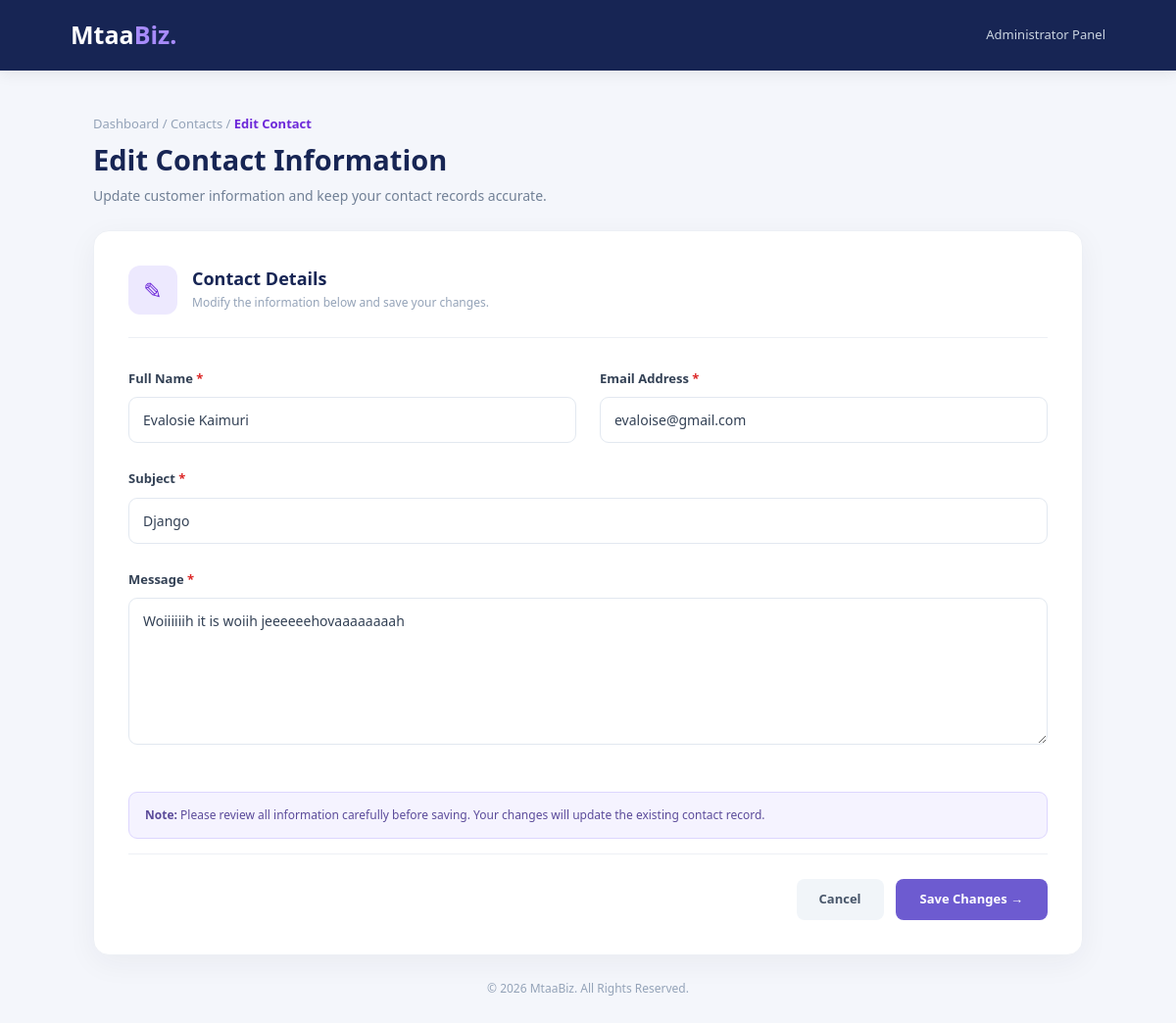
Page /edit/2/ on the committed database.
### myapp/models.py (models this page shows, shortened)
class Contact(models.Model):
     name = models.CharField(max_length=50)
     email = models.EmailField(blank=True, null=True)
     subject = models.CharField(max_length=50)
     message = models.TextField()

### myapp/views.py (the view, shortened to what this page needs)
# urls.py: path('edit/<int:id>/', views.edit, name='edit'),
def edit(request, id):
    editappointment = get_object_or_404(Contact, id=id)
    return render(request, 'edit.html', {
        'editappointment': editappointment
    })

### templates/edit.html (shortened to what this page needs)
<!DOCTYPE html>
<html lang="en">
<head>
    {% load static %}
    <link rel="stylesheet" href="{% static 'assets/vendor/bootstrap/css/bootstrap.min.css' %}">
</head>
<body>
    <nav class="navbar">
        <a href="/show" class="brand">
            Mtaa<span>Biz.</span>
        </a>
        <span class="admin-label">
            Administrator Panel
        </span>
    </nav>
    <div class="main-container">
        <div class="page-heading">
            <div class="breadcrumb-text">
                Dashboard / Contacts / <span>Edit Contact</span>
            </div>
            <h1>Edit Contact Information</h1>
            <p>
                Update customer information and keep your contact records accurate.
            </p>
        </div>
        <div class="form-card">
            <div class="form-header">
                <div class="form-icon">
                    ✎
                </div>
                <div>
                    <h4>Contact Details</h4>
                    <p>
                        Modify the information below and save your changes.
                    </p>
                </div>
            </div>
            <form method="POST">
                <div class="row">
                    <div class="col-md-6 form-group">
                        <label for="name-field" class="form-label">
                            Full Name <span class="required">*</span>
                        </label>
                        <input
                            type="text"
                            name="name"
                            id="name-field"
                            class="form-control"
                            placeholder="Enter full name"
                            value="{{ editappointment.name }}"
                            required
                        >
                    </div>
                    <div class="col-md-6 form-group">
                        <label for="email-field" class="form-label">
                            Email Address <span class="required">*</span>
                        </label>
                        <input
                            type="email"
                            name="email"
                            id="email-field"
                            class="form-control"
                            placeholder="Enter email address"
                            value="{{ editappointment.email }}"
                            required
                        >
                    </div>
                    <div class="col-md-12 form-group">
                        <label for="subject-field" class="form-label">
                            Subject <span class="required">*</span>
                        </label>
                        <input
                            type="text"
                            name="subject"
                            id="subject-field"
                            class="form-control"
                            placeholder="Enter contact subject"
                            value="{{ editappointment.subject }}"
                            required
                        >
                    </div>
                    <div class="col-md-12 form-group">
                        <label for="message-field" class="form-label">
                            Message <span class="required">*</span>
                        </label>
                        <textarea
                            name="message"
                            id="message-field"
                            class="form-control"
                            placeholder="Enter contact message"
                            required
                        >{{ editappointment.message }}</textarea>
                    </div>
                    <div class="col-md-12">
                        <div class="info-note">
                            <strong>Note:</strong>
                            Please review all information carefully before saving.
                            Your changes will update the existing contact record.
                        </div>
                    </div>
                    <div class="col-md-12">
                        <div class="form-actions">
                            <a href="/show" class="btn-cancel">
                                Cancel
                            </a>
                            <button type="submit" class="btn-update">
                                Save Changes →
                            </button>
                        </div>
                    </div>
                </div>
            </form>
        </div>
        <footer class="footer">
            © 2026 MtaaBiz. All Rights Reserved.
        </footer>
    </div>
</body>
</html>

### templates/edit.html (style rules this page uses)
* { margin: 0; padding: 0; box-sizing: border-box; }
body { font-family: 'Segoe UI', Tahoma, Geneva, Verdana, sans-serif; background: #f4f6fb; color: #263248; }
.navbar { background: #172554; padding: 17px 6%; display: flex; align-items: center; justify-content: space-between; box-shadow: 0 3px 15px rgba(0,0,0,0.08); }
.brand { color: white; font-size: 25px; font-weight: 800; text-decoration: none; }
.brand span { color: #a78bfa; }
.admin-label { color: #cbd5e1; font-size: 13px; }
.main-container { max-width: 1050px; margin: 45px auto; padding: 0 20px; }
.page-heading { margin-bottom: 25px; }
.breadcrumb-text { font-size: 13px; color: #94a3b8; margin-bottom: 10px; }
.breadcrumb-text span { color: #6d28d9; font-weight: 600; }
.page-heading h1 { color: #172554; font-size: 29px; font-weight: 750; margin-bottom: 8px; }
.page-heading p { color: #718096; font-size: 14px; }
.form-card { background: white; border-radius: 16px; padding: 35px; border: 1px solid #edf0f5; box-shadow: 0 8px 30px rgba(30,41,59,0.05); }
.form-header { display: flex; align-items: center; gap: 15px; padding-bottom: 23px; border-bottom: 1px solid #edf0f5; margin-bottom: 28px; }
.form-icon { width: 50px; height: 50px; background: #ede9fe; color: #6d28d9; border-radius: 12px; display: flex; align-items: center; justify-content: center; font-size: 23px; }
.form-header h4 { color: #172554; font-size: 18px; font-weight: 700; margin-bottom: 4px; }
.form-header p { color: #94a3b8; font-size: 12px; margin: 0; }
.form-label { color: #334155; font-size: 13px; font-weight: 650; margin-bottom: 9px; }
.form-control { padding: 12px 14px; border: 1px solid #e2e8f0; border-radius: 9px; font-size: 14px; color: #334155; background: #ffffff; transition: 0.3s; }
textarea.form-control { min-height: 150px; resize: vertical; }
.form-group { margin-bottom: 23px; }
.required { color: #dc2626; }
.form-actions { display: flex; justify-content: flex-end; align-items: center; gap: 12px; margin-top: 15px; padding-top: 25px; border-top: 1px solid #edf0f5; }
.btn-cancel { background: #f1f5f9; color: #475569; padding: 11px 23px; border-radius: 8px; font-size: 13px; font-weight: 600; text-decoration: none; border: none; }
.btn-update { background: #6d5bd0; color: white; padding: 11px 25px; border-radius: 8px; border: none; font-size: 13px; font-weight: 650; transition: 0.3s; }
.info-note { background: #f5f3ff; border: 1px solid #ddd6fe; border-radius: 9px; padding: 14px 16px; margin-top: 25px; color: #5b4b9a; font-size: 12px; }
.footer { text-align: center; padding: 25px; color: #94a3b8; font-size: 12px; }

### rows in the picture
Contact: name "Evalosie Kaimuri", email "evaloise@gmail.com", subject "Django", message "Woiiiiiih it is woiih jeeeeeehovaaaaaaaah"
